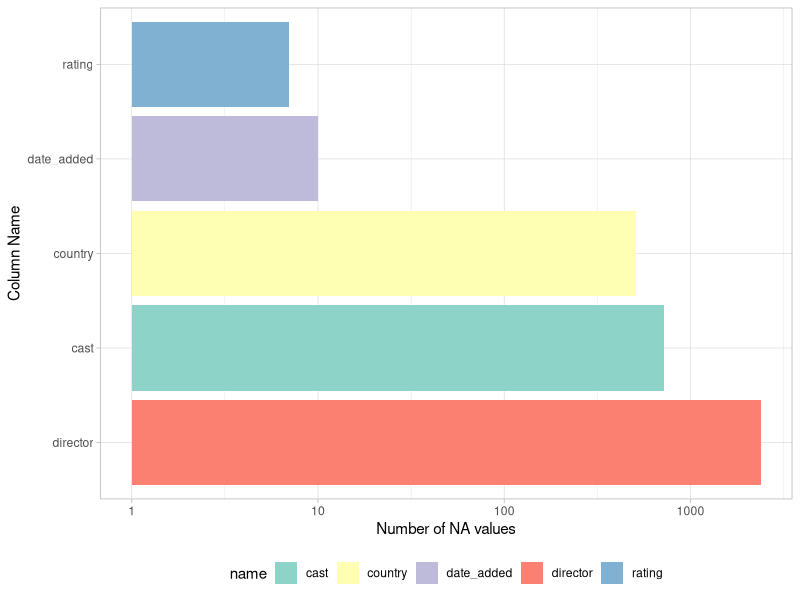
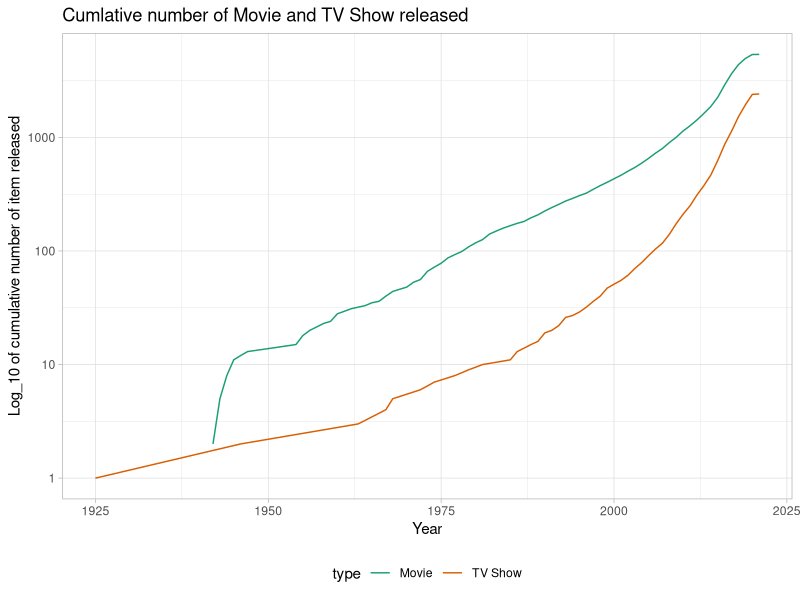
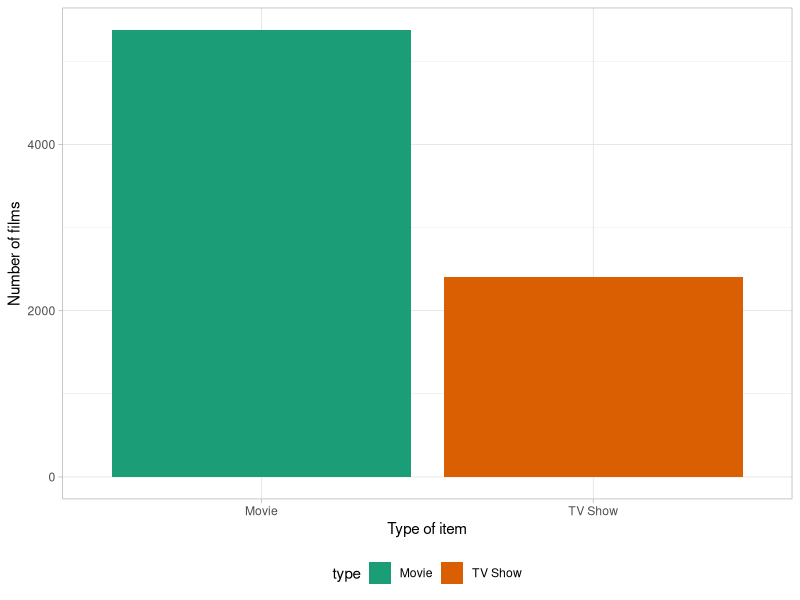
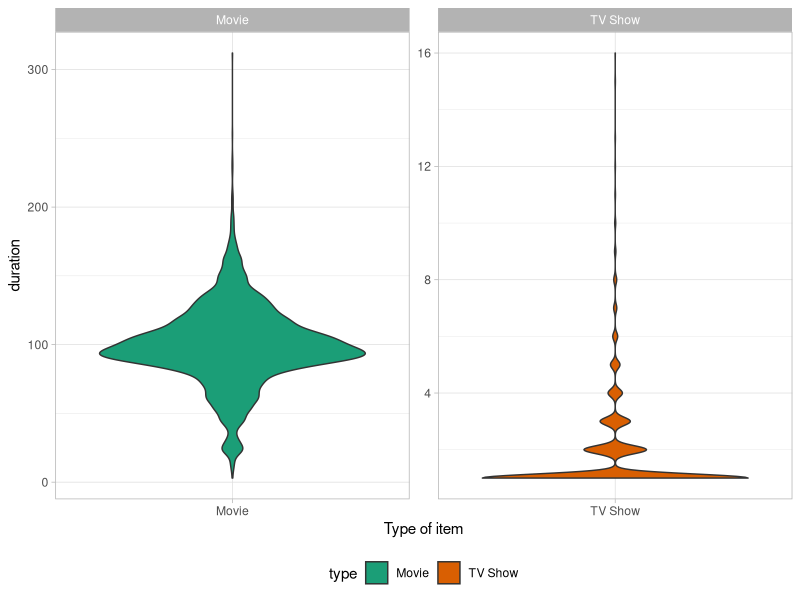
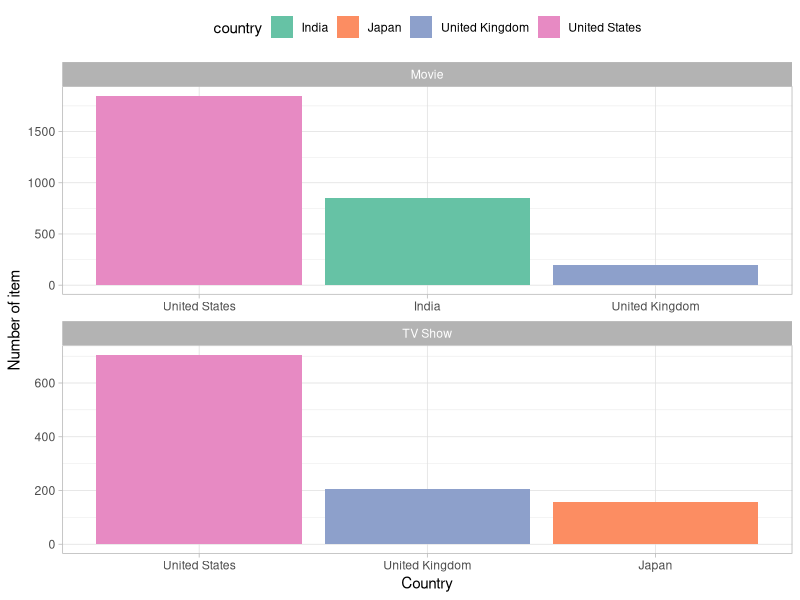
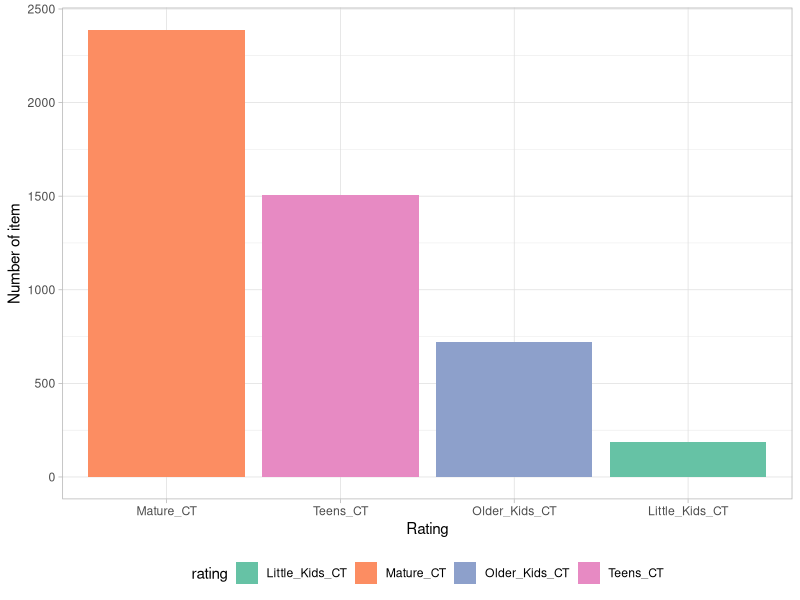
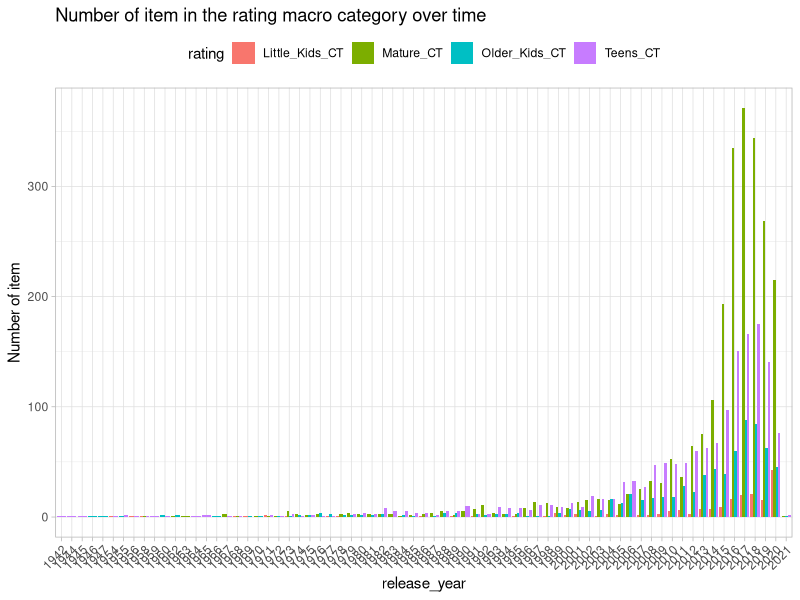
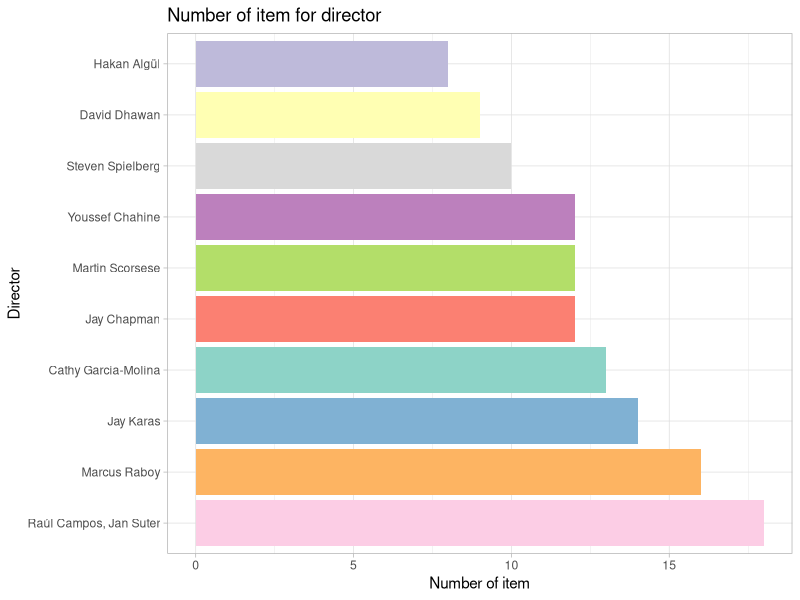

Source code (R) for these figures, in order:
## ---- chunk 1
knitr::opts_chunk$set(
	echo = TRUE,
	message = FALSE,
	warning = FALSE
)
library(tidyverse)
library(forecast)
library(lubridate)
library(vroom)
## ---- chunk 2
theme_set(theme_light())
## ---- chunk 3
data <- vroom("data/tuesdata.csv") %>%  
  tibble() %>%  
  mutate_if(is_character, factor)



## ---- chunk 4
data %>%  summary()
## ---- chunk 5
data %>%# replace to your needs
  summarise_all(funs(sum(is.na(.)))) %>%  
  pivot_longer(cols = everything()) %>% 
  filter(value > 0) %>% 
  
  ggplot(., aes(x = value, y = reorder(name, -value), fill = name)) +
  geom_bar(stat="identity") +
  scale_fill_brewer(palette = "Set3") +
  scale_x_log10() +
  xlab("Number of NA values") + 
  ylab("Column Name") + 
  theme(legend.position = "bottom") 
## ---- chunk 6
data %>% 
  group_by(type, release_year) %>% 
  summarize(n=n()) %>%  
  mutate(cum = cumsum(n)) %>% 
  
 ggplot(., aes(x=release_year, y=cum, col=type)) +
  geom_line() +
  scale_y_log10()  +
  scale_color_brewer(palette = "Dark2") + 
  ylab("Log_10 of cumulative number of item released") +
  xlab("Year") +
  theme_light() +
  theme(legend.position = "bottom") +
  ggtitle("Cumlative number of Movie and TV Show released")


## ---- chunk 7
data %>% 
  group_by(type) %>% 
  count() %>% 
  
  ggplot(., aes(x = type, y = n, fill = type)) +
  geom_bar(stat="identity") +
  scale_fill_brewer(palette = "Dark2") +
  theme_light() +
  ylab("Number of films") +
  xlab("Type of item") +
  theme(legend.position = "bottom")
## ---- chunk 8
data %>% 
  mutate(duration = as.integer(str_split_fixed(duration," ", 2)[, 1])) %>% 
  summarise(type, duration, .groups = "drop") %>%  
  
  ggplot(., aes(x = type, y = duration, fill = type)) +
  geom_violin() +
  #geom_boxplot() +
  scale_fill_brewer(palette = "Dark2") +
  theme_light() +
  xlab("Type of item") +
  theme(legend.position = "bottom")   +
  facet_wrap("type", scales = "free") 

## ---- chunk 9
data %>% 
mutate(duration = as.integer(str_split_fixed(duration," ", 2)[, 1])) %>%  
  filter(type == "TV Show") %>%  
  filter(duration > 13) %>%  
  summarise(title, duration, cast, country, release_year, description)
## ---- chunk 10
data %>% 
mutate(duration = as.integer(str_split_fixed(duration," ", 2)[, 1])) %>%  
  filter(type == "Movie"& duration > 250) %>%  
  summarise(title, duration, cast, country, release_year, description)
## ---- chunk 11
data %>%  
  group_by(country, type) %>% 
  count() %>% 
  drop_na() %>% 
  group_by(type) %>% 
  slice_max(order_by = n, n = 3)   %>% 

  ggplot(., aes(x = reorder(country, -n), y = n, fill= country)) +
  geom_bar(stat="identity") +
  #scale_y_log10() +
  scale_fill_brewer(palette = "Set2") +
  xlab("Country") +
  ylab("Number of item") +
  theme(legend.position = "top") + 
  facet_wrap("type", scales = "free", ncol = 1)
## ---- chunk 12
data %>%  
  mutate(rating = 
           case_when(rating %in% c('G','TV-Y','TV-G') ~ "Little_Kids_CT",
                     rating %in% c('PG','TV-Y7','TV-Y7-FV','TV-PG') ~  "Older_Kids_CT",
                     rating %in% c('PG-13','TV-14','TV-G') ~ "Teens_CT",
                     rating %in% c('R','NC-17','TV-MA','NR','UR') ~ "Mature_CT")) %>%
  group_by(rating) %>% 
  drop_na() %>% 
  count()  %>% 
  
  ggplot(., aes(x = reorder(rating, -n), y = n, fill = rating)) +
  geom_bar(stat="identity") +
  scale_fill_brewer(palette = "Set2") +
  xlab("Rating") +
  ylab("Number of item") +
   theme(legend.position = "bottom") 
## ---- chunk 13
data %>%  
  mutate(release_year = factor(release_year)) %>% 
  mutate(rating = 
           case_when(rating %in% c('G','TV-Y','TV-G') ~ "Little_Kids_CT",
                     rating %in% c('PG','TV-Y7','TV-Y7-FV','TV-PG') ~  "Older_Kids_CT",
                     rating %in% c('PG-13','TV-14','TV-G') ~ "Teens_CT",
                     rating %in% c('R','NC-17','TV-MA','NR','UR') ~ "Mature_CT")) %>%
  drop_na() %>% 
  group_by(release_year, rating) %>%  count()  %>% 

  ggplot(., aes(x = release_year, y = n, fill = rating)) +
  geom_bar(stat="identity", position=position_dodge()) +
  xlab("release_year") +
  ylab("Number of item") +
  theme(legend.position = "top", axis.text.x = element_text(angle = 45,
                                                            hjust=1)) +
  ggtitle("Number of item in the rating macro category over time") 
## ---- chunk 14
data  %>% 
  filter(str_detect(string = cast, regex('DiCaprio', ignore_case = T))) %>% 
  summarise(title, type, cast) 
## ---- chunk 15
data  %>% 
  filter(str_detect(string = cast, regex('Depp', ignore_case = T))) %>% 
  summarise(title, type, cast) 
## ---- chunk 16
data %>% 
  group_by(director) %>% 
  count() %>% 
  drop_na() %>% 
  arrange(desc(n)) %>% 
  head(10) %>% 
  
  ggplot(., aes(x = n, y = reorder(director, -n), fill= director)) +
  geom_bar(stat="identity") +
  scale_fill_brewer(palette = "Set3") +
  theme_light() +
  xlab("Number of item") +
  ylab("Director") +
  theme(legend.position = "none") +
  ggtitle("Number of item for director")
  
## ---- chunk 17
data %>% 
  filter(type == "Movie") %>% 
  mutate(duration = as.integer(str_split_fixed(duration," ", 2)[, 1])) %>% 
  ggplot(., aes(x=release_year, y= duration, 
                group= release_year, fill = release_year)) + 
  geom_boxplot(outlier.shape = NA) +
  theme(legend.position = "none") + 
  ggtitle("Duration in minutes of Movies over time")
## ---- chunk 18
category <- 
  data %>% 
  summarise(all_names = paste(listed_in, collapse = ", ")) %>%  
  str_split(., ", ", ) %>%  
  unlist() %>%  
  unique()  %>% 
  as.vector()

data %>% 
  mutate(listed_in = as.character(listed_in)) %>% 
  mutate(category = if_else(condition = gsub(',.*','', listed_in) %in% category,
                            true = gsub(',.*','', listed_in),
                            false = "Not_Present"))  %>% 
  group_by(category) %>%  
  count() %>%   
  
  ggplot(., aes(x = n, y = reorder(category, -n))) +
  geom_bar(stat="identity", fill ="steelblue", col ="black") +
  #scale_fill_brewer(palette = "Set3") +
  theme_light() +
  xlab("Number of item") +
  ylab("Category") +
  theme(legend.position = "none") +
  ggtitle("Number of item for category")


data %>% 
  mutate(listed_in = as.character(listed_in)) %>% 
  mutate(category = if_else(condition = gsub(',.*','', listed_in) %in% category,
                            true = gsub(',.*','', listed_in),
                            false = "Not_Present"))  %>% 
  filter(category == "LGBTQ Movies") %>%  
  summarise(title, director, cast)

## ---- chunk 19
data %>% 
  filter(release_year > 2019 & release_year < 2021 & 
           toupper(country) == toupper("United States")) %>%  View()
